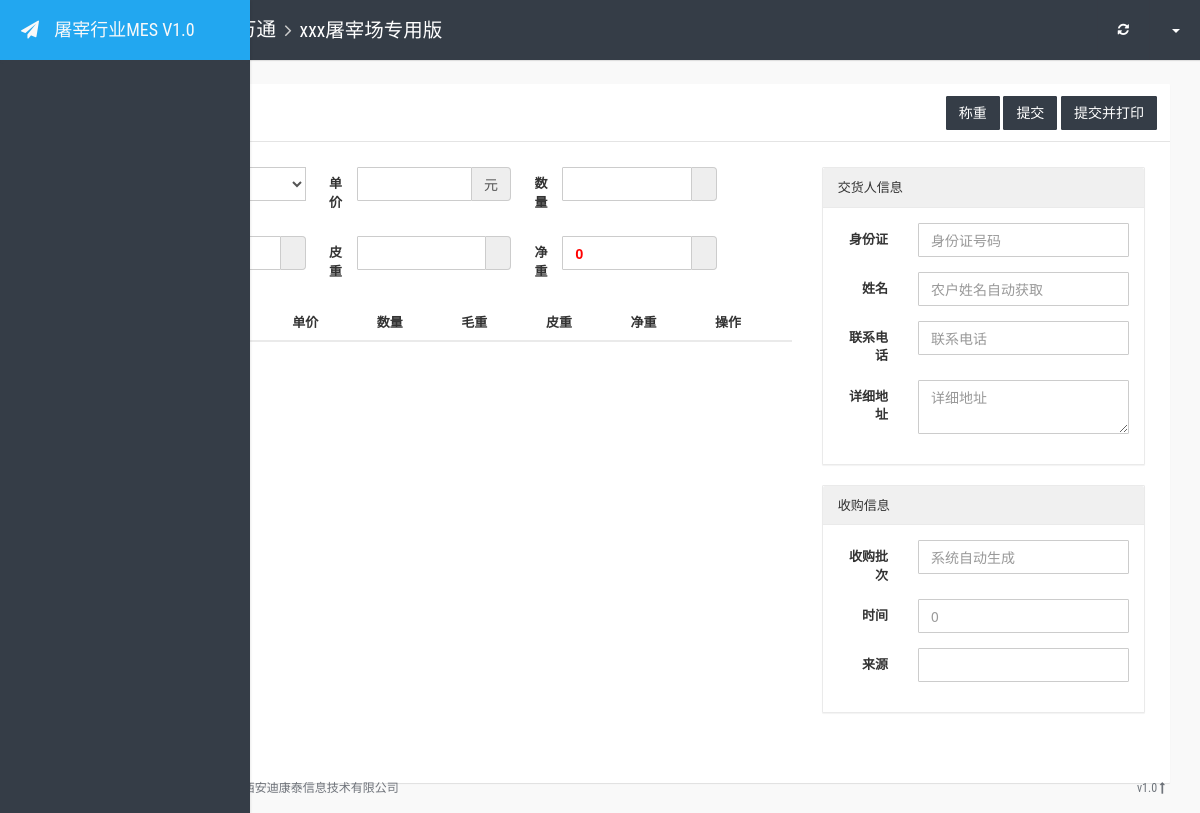
Before: /raw/collect/create with the older database file.
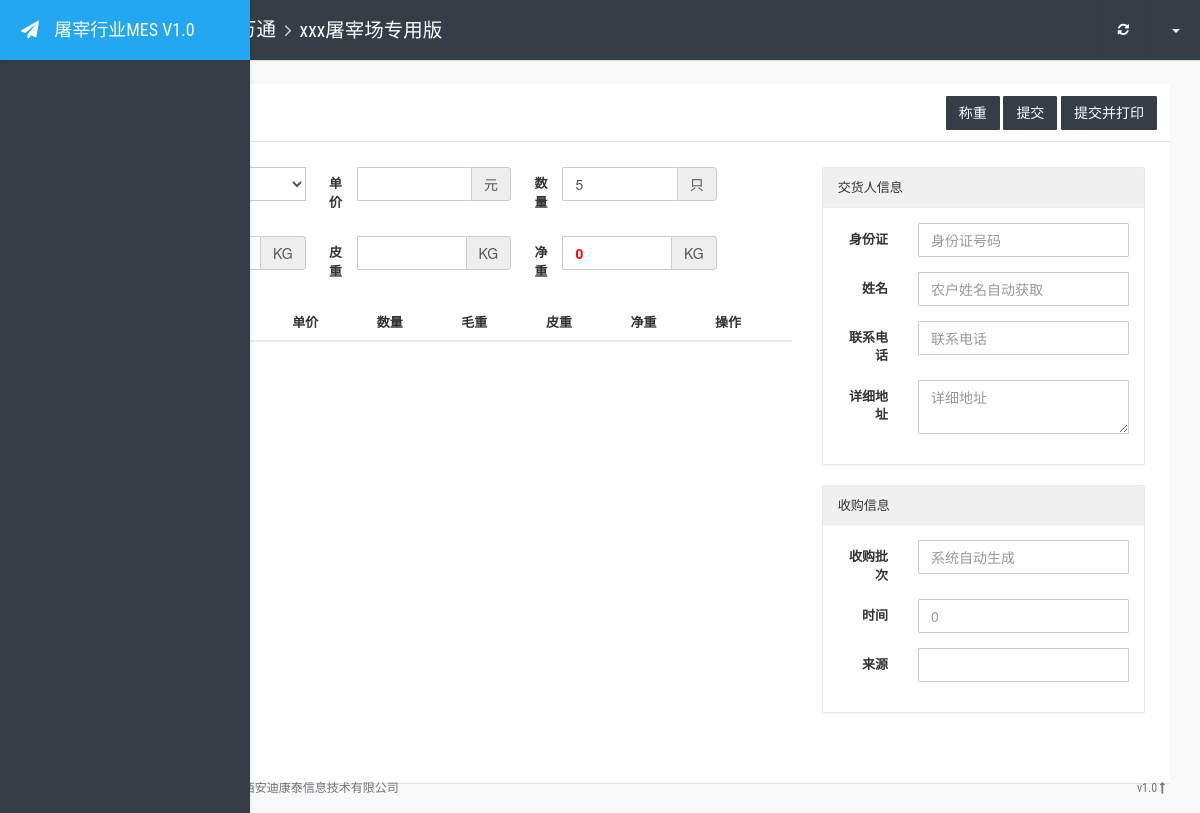
After: the same page with the newer database file.
### raw/models.py (models this page shows, shortened)
class TransDict:
    """queryset转字典"""

class RawConfig(models.Model, TransDict):
    default_number = models.IntegerField(default=5)  #默认每次可称重数量
    default_tare = models.FloatField(default=0)  # 默认皮重
    unit_of_weight = models.CharField(max_length=10, default="KG")  # 重量计量单位
    unit_of_number = models.CharField(max_length=10, default="只(头)")  # 数量计量单位
    class Meta:
        permissions =(
            ("view_config", "允许查看"),
            ("manage_config", "允许管理（CRUD）"),
        )

### raw/views.py (the view)
# urls.py: path('collect/create', collect_create, name="collect_create"),
def collect_create(request):
    config = RawConfig.objects.first()
    return render(request, 'raw/collect_create.html', {"config":config})

### raw/templates/raw/collect_create.html (shortened to what this page needs)
{% extends 'layout.html' %}
{% block content %}
    <div class="card">
        <div class="card-header">
            <div class="card-title"> 收购称重 </div>
            <div class="pull-right card-action">
                <div role="group">
                    <button type="button" id="btnWeight" class="btn btn-primary"> 称重 </button>
                    <button type="button" id="btnSave" class="btn btn-primary"> 提交 </button>
                    <button type="button" id="btnSaveAndPrint" class="btn btn-primary"> 提交并打印 </button>
                </div>
            </div>
        </div>
        <div class="card-body">
            <form class="form-horizontal">
                <div class="row">
                    <div class="col-sm-8">
                        <div class="row">
                            <div class="form-group col-sm-4">
                                <label for="category" class="col-sm-3 control-label">品种</label>
                                <div class="col-sm-9 input-group">
                                </div>
                            </div>
                            <div class="form-group col-sm-4">
                                <label for="price" class="col-sm-3 control-label">单价</label>
                                <div class="input-group col-sm-9">
                                    <input type="text" class="form-control" id="price" name="price">
                                    <div class="input-group-addon">元</div>
                                </div>
                            </div>
                            <div class="form-group col-sm-4">
                                <label for="cur_number" class="col-sm-3 control-label">数量</label>
                                <div class="col-sm-9 input-group">
                                    <input class="form-control" id="cur_number" value="{{ config.default_number}}">
                                    <div class="input-group-addon">{{ config.unit_of_number }}</div>
                                </div>
                            </div>
                            <div class="form-group col-sm-4">
                                <label for="mz_weight" class="col-sm-3 control-label">毛重</label>
                                <div class="col-sm-9 input-group">
                                    <div class="input-group-addon">{{ config.unit_of_weight }}</div>
                                </div>
                            </div>
                            <div class="form-group col-sm-4">
                                <label for="pz_weight" class="col-sm-3 control-label">皮重</label>
                                <div class="col-sm-9 input-group">
                                    <input class="form-control" id="pz_weight" name="pz_weight" value="">
                                    <div class="input-group-addon">{{ config.unit_of_weight }}</div>
                                </div>
                            </div>
                            <div class="form-group col-sm-4">
                                <label for="jz_weight" class="col-sm-3 control-label">净重</label>
                                <div class="col-sm-9 input-group">
                                    <input class="form-control" id="jz_weight" name="jz_weight" value="0" style="color: red; font-weight: bolder">
                                    <div class="input-group-addon">{{ config.unit_of_weight }}</div>
                                </div>
                            </div>
                        </div>
                        <div class="row">
                            <div class="col-sm-12">
                                <table id="table1" class="table">
                                    <thead>
                                        <tr>
                                            <th data-field="no">序号</th>
                                            <th data-field="cur_number">品种</th>
                                            <th data-field="cur_number">单价</th>
                                            <th data-field="cur_number">数量</th>
                                            <th data-field="mz_weight">毛重</th>
                                            <th data-field="pz_weight">皮重</th>
                                            <th data-field="jz_weight">净重</th>
                                            <th data-field="opt">操作</th>
                                        </tr>
                                    </thead>
                                </table>
                            </div>
                        </div>
                    </div>
                    <div class="col-sm-4">
                        <div class="panel panel-default">
                            <div class="panel-heading"> 交货人信息 </div>
                            <div class="panel-body">
                                <div class="form-group">
                                    <label for="id_card" class="col-sm-3 control-label">身份证</label>
                                    <div class="col-sm-9">
                                        <input class="form-control" id="id_card" name="id_card" placeholder="身份证号码" value="">
                                    </div>
                                </div>
                                <div class="form-group">
                                    <label for="cust_name" class="col-sm-3 control-label">姓名</label>
                                    <div class="col-sm-9">
                                        <input class="form-control" id="cust_name" name="cust_name" placeholder="农户姓名自动获取" value="">
                                    </div>
                                </div>
                                <div class="form-group">
                                    <label for="mobile" class="col-sm-3 control-label">联系电话</label>
                                    <div class="col-sm-9">
                                        <input class="form-control" id="mobile" name="mobile" placeholder="联系电话">
                                    </div>
                                </div>
                                <div class="form-group">
                                    <label for="address" class="col-sm-3 control-label">详细地址</label>
                                    <div class="col-sm-9">
                                        <textarea class="form-control" id="address" name="address" placeholder="详细地址"></textarea>
                                    </div>
                                </div>
                            </div>
                        </div>
                        <div class="panel panel-default">
                            <div class="panel-heading">收购信息</div>
                            <div class="panel-body">
                                <div class="form-group">
                                    <label for="sg_no" class="col-sm-3 control-label"> 收购批次 </label>
                                    <div class="col-sm-9">
                                        <input class="form-control" id="sg_no" name="sg_no" placeholder="系统自动生成">
                                    </div>
                                </div>
                                <div class="form-group">
                                    <label for="sg_datetime" class="col-sm-3 control-label">时间</label>
                                    <div class="col-sm-9">
                                        <input type="text" class="form-control" id="sg_datetime" name="sg_datetime" placeholder="0">
                                    </div>
                                </div>
                                <div class="form-group">
                                    <label for="sg_source" class="col-sm-3 control-label">来源</label>
                                    <div class="col-sm-9">
                                        <input class="form-control" id="sg_source" name="sg_source" placeholder="">
                                    </div>
                                </div>
                            </div>
                        </div>
                    </div>
                </div>
            </form>
        </div>
    </div>
{% endblock %}

### templates/layout.html (shortened to what this page needs)
{% load static %}
<!DOCTYPE html>
<html>
<head>
    <link rel="stylesheet" type="text/css" href="{% static 'lib/css/bootstrap.min.css' %}">
    <link rel="stylesheet" type="text/css" href="{% static 'lib/css/font-awesome.min.css' %}">
    <link rel="stylesheet" type="text/css" href="{% static 'lib/css/animate.min.css' %}">
    <link rel="stylesheet" type="text/css" href="{% static 'lib/css/bootstrap-switch.min.css' %}">
    <link rel="stylesheet" type="text/css" href="{% static 'lib/css/checkbox3.min.css' %}">
    <link rel="stylesheet" type="text/css" href="{% static 'lib/css/jquery.dataTables.min.css' %}">
    <link rel="stylesheet" type="text/css" href="{% static 'lib/css/bootstrap-table.min.css' %}">
    <link rel="stylesheet" type="text/css" href="{% static 'lib/css/select2.min.css' %}">
    <link rel="stylesheet" type="text/css" href="{% static 'lib/css/bootstrapValidator.min.css' %}">
    <link rel="stylesheet" type="text/css" href="{% static 'css/style.css' %}?v=1.0">
    <link rel="stylesheet" type="text/css" href="{% static 'css/themes/flat-blue.css' %}">
</head>
<body class="flat-blue">
    <div class="app-container">
        <div class="row content-container">
            <nav class="navbar navbar-inverse navbar-fixed-top navbar-top">
                <div class="container-fluid">
                    <div class="navbar-header">
                        <button type="button" class="navbar-expand-toggle">
                        </button>
                        <ol class="breadcrumb navbar-breadcrumb">
                            <li>呼和浩特世达万通</li>
                            <li>xxx屠宰场专用版</li>
                        </ol>
                    </div>
                    <ul class="nav navbar-nav navbar-right">
                        <li>
                            <a href="javascript:win.refresh();" role="button"><i class="fa fa-refresh"></i></a>
                        </li>
                        <li class="dropdown profile">
                            <a href="#" class="dropdown-toggle" data-toggle="dropdown" role="button" aria-expanded="false"> {{ user.username }} <span class="caret"></span></a>
                        </li>
                    </ul>
                </div>
            </nav>
            <div class="side-menu sidebar-inverse">
                <nav class="navbar navbar-default" role="navigation">
                    <div class="side-menu-container">
                        <div class="navbar-header">
                            <a class="navbar-brand" href="#">
                                <div class="icon fa fa-paper-plane"></div>
                                <div class="title">屠宰行业MES V1.0</div>
                            </a>
                        </div>
                    </div>
                </nav>
            </div>
            <div class="container-fluid">
                <div class="side-body padding-top">
                    {% block content %}{% endblock %}
                </div>
            </div>
        </div>
        <footer class="app-footer">
            <div class="wrapper">
                <span class="pull-right">v1.0 <a href="#"><i class="fa fa-long-arrow-up"></i></a></span> © 2018 Copyright. 技术支持： <a href="#" target="_blank" title="西安迪康泰">西安迪康泰信息技术有限公司</a>
            </div>
        </footer>
    </div>
</body>
</html>

### static/css/style.css (style rules this page uses)
html { height: 100%; }
body { padding-top: 0px; height: 100%; position: relative; font-size: 13px; }
* { outline: none; }
.row > [class*="col-"] { margin-bottom: 25px; }
a { text-decoration: none; }
.navbar { z-index: 10001; padding-left: 60px; -webkit-transition: all 0.25s; transition: all 0.25s; }
.navbar > .container, .navbar > .container-fluid { z-index: 10001; }
.navbar > .container .navbar-expand-toggle, .navbar > .container-fluid .navbar-expand-toggle { width: 60px; height: 60px; background-color: transparent; border: 0px; float: left; -moz-transition: all 0.25s linear; -webkit-transition: all 0.25s linear; transition: all 0.25s linear; opacity: 0.75; }
.navbar .navbar-breadcrumb { margin-left: 0px; background-color: transparent; padding: 0px; float: left; }
.navbar .navbar-breadcrumb > li { height: 60px; line-height: 60px; vertical-align: middle; font-family: 'Roboto Condensed', sans-serif; font-size: 1.5em; }
.navbar .navbar-nav > li > a { font-family: 'Roboto Condensed', sans-serif; height: 60px; line-height: 60px; padding: 0px 20px 0px 20px; }
.app-container { min-height: 100%; position: relative; padding-bottom: 30px; }
.app-container .app-footer { display: block; position: absolute; bottom: 0; right: 0; left: 65px; -webkit-transition: all 0.25s; transition: all 0.25s; font-size: 12px; font-family: 'Roboto Condensed', sans-serif; }
.app-container .app-footer .wrapper { padding: 10px 35px; padding-left: 25px; height: 50px; line-height: 50px; vertical-align: middle; }
.app-container .content-container { margin-right: 0; margin-left: 0; }
.app-container .content-container .side-menu { overflow-y: auto; z-index: 100000; position: fixed; width: 60px; height: 100%; -webkit-transition: all 0.25s; transition: all 0.25s; }
.app-container .content-container .side-menu .navbar-header { width: 100%; border-bottom: 0px solid #e7e7e7; }
.app-container .content-container .side-menu .navbar-header .navbar-brand { width: 455px; line-height: 60px; height: 60px; padding: 0; width: 100%; overflow: hidden; font-family: 'Roboto Condensed', sans-serif; }
.app-container .content-container .side-menu .navbar-header .navbar-brand .icon { width: 60px; text-align: center; display: inline-block; }
.app-container .content-container .side-menu .navbar-header .navbar-brand .title { margin-left: -10px; display: none; }
.app-container .content-container .side-menu .navbar { border: none; padding-left: 0px; }
.app-container .content-container .side-body { padding-top: 70px; }
.app-container .content-container .side-body.padding-top { padding-top: 84px; }
.container-fluid > .navbar-collapse, .container-fluid > .navbar-header, .container > .navbar-collapse, .container > .navbar-header { margin-left: -15px; margin-right: -15px; }
.app-container .side-body { margin-left: 75px; margin-right: 15px; -webkit-transition: all 0.25s; transition: all 0.25s; }
.card { background-color: #FFF; border-radius: 1px; overflow: hidden; position: relative; }
.card .card-body { padding: 25px; }
.card .card-header .card-title { padding: 1.2em 25px; float: left; }
.card .card-header .pull-right { padding: 0.5em 1em; }
.card .card-header:after { content: ''; display: block; clear: both; }
.panel { border-radius: 1px; }
.panel .panel-heading { border-top-left-radius: 2px; border-top-right-radius: 2px; }
.btn { margin-top: 5px; margin-bottom: 5px; border-radius: 1px; border-width: 1px; font-family: 'Roboto Condensed', sans-serif; }
.form-control { border-radius: 1px; box-shadow: none; }
.breadcrumb { margin-bottom: 0; }
.breadcrumb > li + li:before { font-family: FontAwesome; content: '\f105'; margin-right: 3px; }

Changed rows visible on the page:
added RawConfig: default_number "5", unit_of_number "只", unit_of_weight "KG"
